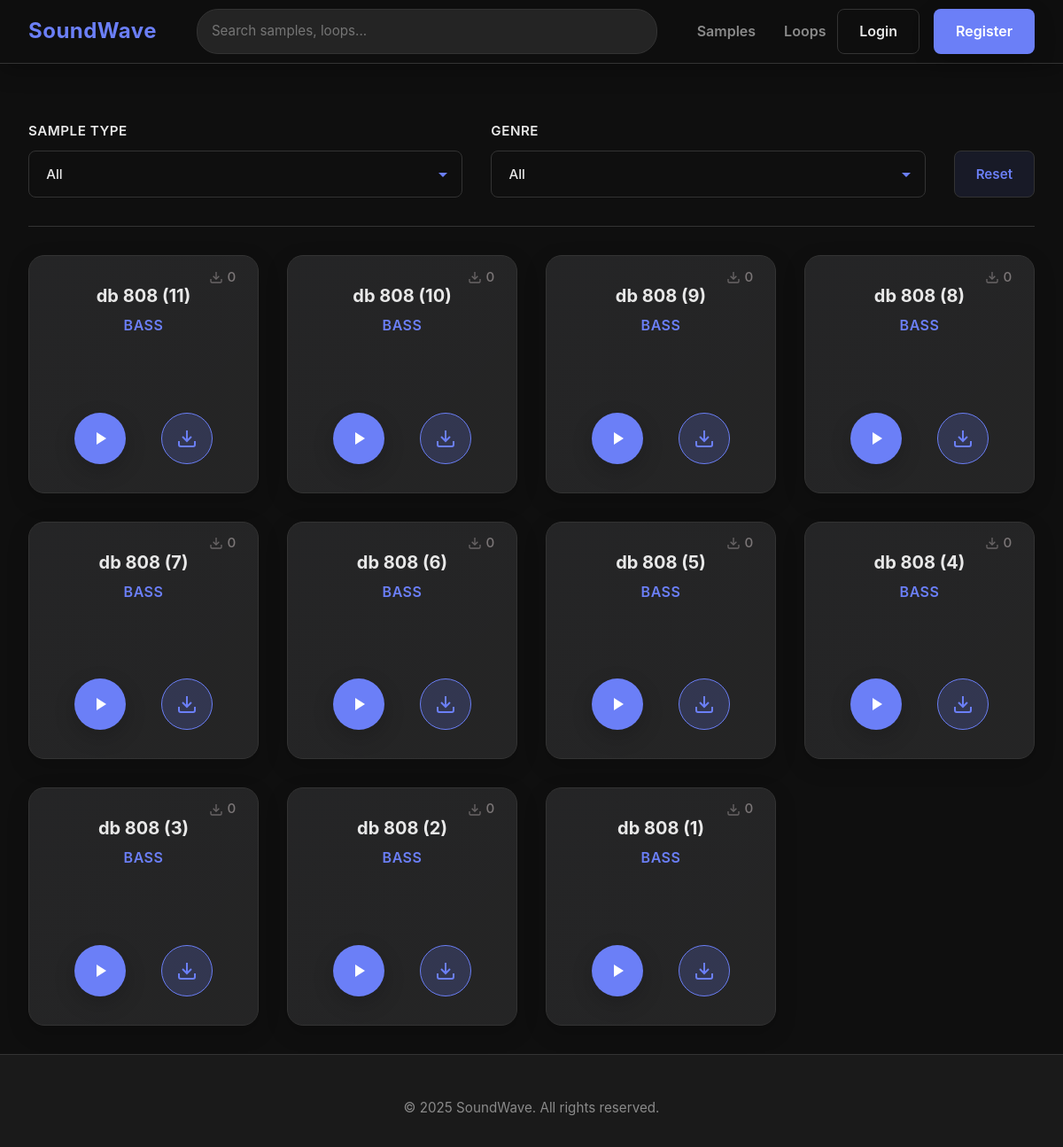
Screenshot of /samples/ with the database file from the repository.
### uploader/models.py (models this page shows, shortened)
class Sample(models.Model):
    SAMPLE_TYPE_CHOICES = [
        ('bass', 'Bass'),
        ('hi_hat', 'Hi Hat'),
        ('clap', 'Clap'),
        ('kick', 'Kick'),
        ('snare', 'Snare'),
        ('tom', 'Tom'),
        ('perc', 'Perc'),
        ('other', 'Other'),
    ]
    name = models.CharField(max_length=200)
    author = models.CharField(max_length=100, blank=True, default='')
    sample_type = models.CharField(max_length=20, choices=SAMPLE_TYPE_CHOICES)
    genre = models.CharField(max_length=50, choices=GENRE_CHOICES, default='other')
    audio_file = models.FileField(upload_to='samples/')
    uploaded_at = models.DateTimeField(auto_now_add=True)
    downloads = models.IntegerField(default=0)
    class Meta:
        ordering = ['-uploaded_at']
        verbose_name = 'Sample'
        verbose_name_plural = 'Samples'

### main/views.py (the view)
# urls.py: path('', views.index, name='index'),
@measure_time
def index(request, tab=None):
    page_number = request.GET.get('page', 1)
    items_per_page = 12
    if tab == 'samples':
        queryset = Sample.objects.all()
        filterset_class = SampleFilter
    else:
        queryset = Loop.objects.all()
        filterset_class = LoopFilter
    filterset = filterset_class(request.GET, queryset=queryset)
    queryset = filterset.qs
    paginator = Paginator(queryset, items_per_page)
    page_obj = paginator.get_page(page_number)
    context = {
        'loops': page_obj if tab != 'samples' else [],
        'samples': page_obj if tab == 'samples' else [],
        'page_obj': page_obj,
        'current_tab': tab or 'loops',
        'filterset': filterset,
        'genre_choices': GENRE_CHOICES,
    }
    return render(request, 'main/index.html', context)

### main/templates/main/index.html (shortened to what this page needs)
{% extends "main/base.html" %}
{% load static %}
{% block content %}
  {% if current_tab == 'samples' %}
      <div class="filters-container">
        <div class="filter-group">
          <label class="filter-label" for="sample-type-filter">Sample Type</label>
        </div>
        <div class="filter-group">
          <label class="filter-label" for="sample-genre-filter">Genre</label>
        </div>
        <button class="btn-reset-filters" id="reset-filters">Reset</button>
      </div>
      <div class="sample-grid samples-grid" id="samples-grid">
        {% for sample in samples %}
          <div
            class="sample-card sample-square sample-item"
            id="card-{{ sample.id }}"
            data-card-id="{{ sample.id }}"
            data-url="{{ sample.audio_file.url }}"
            data-type="{{ sample.sample_type }}"
            data-genre="{{ sample.genre }}"
          >
            <span class="downloads-count sample-downloads-top"
                  id="downloads-count-{{ sample.id }}">
              <svg class="download-icon" viewBox="0 0 24 24" fill="none"
                   stroke="currentColor" stroke-width="2">
                <path d="M21 15v4a2 2 0 0 1-2 2H5a2 2 0 0 1-2-2v-4"></path>
                <polyline points="7 10 12 15 17 10"></polyline>
                <line x1="12" y1="15" x2="12" y2="3"></line>
              </svg>
              <span class="downloads-num">{{ sample.downloads }}</span>
            </span>
            <div class="sample-info">
              <h3 class="sample-title">{{ sample.name }}</h3>
              <p class="sample-type">{{ sample.get_sample_type_display }}</p>
            </div>
            <div class="sample-controls">
              <button
                class="play-btn-main sample-play-btn"
                data-card-id="{{ sample.id }}"
                data-url="{{ sample.audio_file.url }}"
                title="Play"
              >
                <svg class="play-icon" viewBox="0 0 24 24" fill="white">
                  <path d="M8 5v14l11-7z"/>
                </svg>
              </button>
              <a
                href="{% url 'main:download_sample' sample.id %}"
                class="download-btn-bottom"
                title="Download sample"
              >
                <svg class="download-icon" viewBox="0 0 24 24" fill="none"
                     stroke="currentColor" stroke-width="2">
                  <path d="M21 15v4a2 2 0 0 1-2 2H5a2 2 0 0 1-2-2v-4"></path>
                  <polyline points="7 10 12 15 17 10"></polyline>
                  <line x1="12" y1="15" x2="12" y2="3"></line>
                </svg>
              </a>
            </div>
          </div>
        {% empty %}
          <div class="empty-state">
            <p>No uploaded samples.</p>
          </div>
        {% endfor %}
      </div>
  {% endif %}
{% endblock %}

### uploader/static/uploader/css/custom-select.css (style rules this page uses)
:root { --color-bg-primary: #0f0f0f; --color-bg-secondary: #1a1a1a; --color-bg-card: #242424; --color-text-primary: #e8e8e8; --color-text-secondary: #8a8a8a; --color-accent: #6b7ff7; --color-border: #333333; --color-success: #22c55e; }

### main/static/main/css/variables.css (style rules this page uses)
:root { --color-bg-primary: #0f0f0f; --color-bg-secondary: #1a1a1a; --color-bg-card: #242424; --color-text-primary: #e8e8e8; --color-text-secondary: #8a8a8a; --color-accent: #6b7ff7; --color-border: #333333; --color-hover: #2d2d2d; --color-like: #ef4444; --color-success: #22c55e; --color-warning: #f59e0b; --space-2xs: 0.25rem; --space-xs: 0.5rem; --space-sm: 0.75rem; --space-md: 1rem; --space-lg: 1.5rem; --space-xl: 2rem; --space-2xl: 3rem; --radius-sm: 8px; --radius-md: 12px; --radius-lg: 18px; --shadow-soft: 0 8px 24px rgba(0, 0, 0, 0.18); --shadow-hover: 0 12px 32px rgba(107, 127, 247, 0.18); --font-family-base: 'Inter', -apple-system, BlinkMacSystemFont, 'Segoe UI', Roboto, sans-serif; --line-height-base: 1.6; --transition-base: 180ms ease; --container-max-width: 1200px; --header-height: 72px; }

### main/static/main/css/base.css (style rules this page uses)
* { margin: 0; padding: 0; box-sizing: border-box; }
body { font-family: var(--font-family-base); background-color: var(--color-bg-primary); color: var(--color-text-primary); line-height: var(--line-height-base); overflow-x: hidden; -webkit-font-smoothing: antialiased; min-height: 100vh; }
* { scrollbar-width: thin; scrollbar-color: var(--color-border) transparent; }
a { color: inherit; text-decoration: none; transition: color var(--transition-base); }
button, input, select, textarea { font: inherit; color: inherit; }

### main/static/main/css/buttons.css (style rules this page uses)
.play-btn-main { width: 58px; height: 58px; background: var(--color-accent); border: none; border-radius: 50%; cursor: pointer; display: flex; align-items: center; justify-content: center; color: white; transition: transform var(--transition-base), box-shadow var(--transition-base), background var(--transition-base); flex-shrink: 0; box-shadow: var(--shadow-soft); }
.play-icon, .pause-icon { width: 24px; height: 24px; flex-shrink: 0; }
.download-btn-bottom { width: 58px; height: 58px; background: rgba(107, 127, 247, 0.2); border: 1px solid var(--color-accent); border-radius: 50%; display: flex; align-items: center; justify-content: center; cursor: pointer; transition: transform var(--transition-base), background var(--transition-base), border-color var(--transition-base), color var(--transition-base); z-index: 2; flex-shrink: 0; text-decoration: none; }
.download-btn-bottom .download-icon { width: 24px; height: 24px; color: var(--color-accent); transition: color var(--transition-base); }

### main/static/main/css/filters.css (style rules this page uses)
.filters-container { display: flex; align-items: flex-end; gap: var(--space-xl); padding: var(--space-xl) 0; margin-bottom: var(--space-xl); margin-top: var(--header-height); border-bottom: 1px solid var(--color-border); flex-wrap: wrap; }
.filter-group { display: flex; flex-direction: column; gap: 0.6rem; flex: 1; min-width: 250px; }
.filter-label { font-size: 0.95rem; font-weight: 600; color: var(--color-text-primary); text-transform: uppercase; letter-spacing: 0.5px; }
.btn-reset-filters { display: flex; align-items: center; gap: 0.5rem; padding: 0.85rem 1.5rem; background-color: rgba(107, 127, 247, 0.1); border: 1.5px solid var(--color-border); border-radius: var(--radius-sm); color: var(--color-accent); font-size: 0.95rem; font-weight: 600; cursor: pointer; transition: transform var(--transition-base), border-color var(--transition-base), background-color var(--transition-base); font-family: inherit; justify-content: center; align-self: flex-end; }
.sample-item { animation: fadeIn 0.3s ease; }

### rows the page displays
Sample: downloads "0", name "db 808 (11)", sample_type "BASS"
Sample: downloads "0", name "db 808 (10)", sample_type "BASS"
Sample: downloads "0", name "db 808 (9)", sample_type "BASS"
Sample: downloads "0", name "db 808 (8)", sample_type "BASS"
Sample: downloads "0", name "db 808 (7)", sample_type "BASS"
Sample: downloads "0", name "db 808 (6)", sample_type "BASS"
Sample: downloads "0", name "db 808 (5)", sample_type "BASS"
Sample: downloads "0", name "db 808 (4)", sample_type "BASS"
Sample: downloads "0", name "db 808 (3)", sample_type "BASS"
Sample: downloads "0", name "db 808 (2)", sample_type "BASS"
Sample: downloads "0", name "db 808 (1)", sample_type "BASS"
